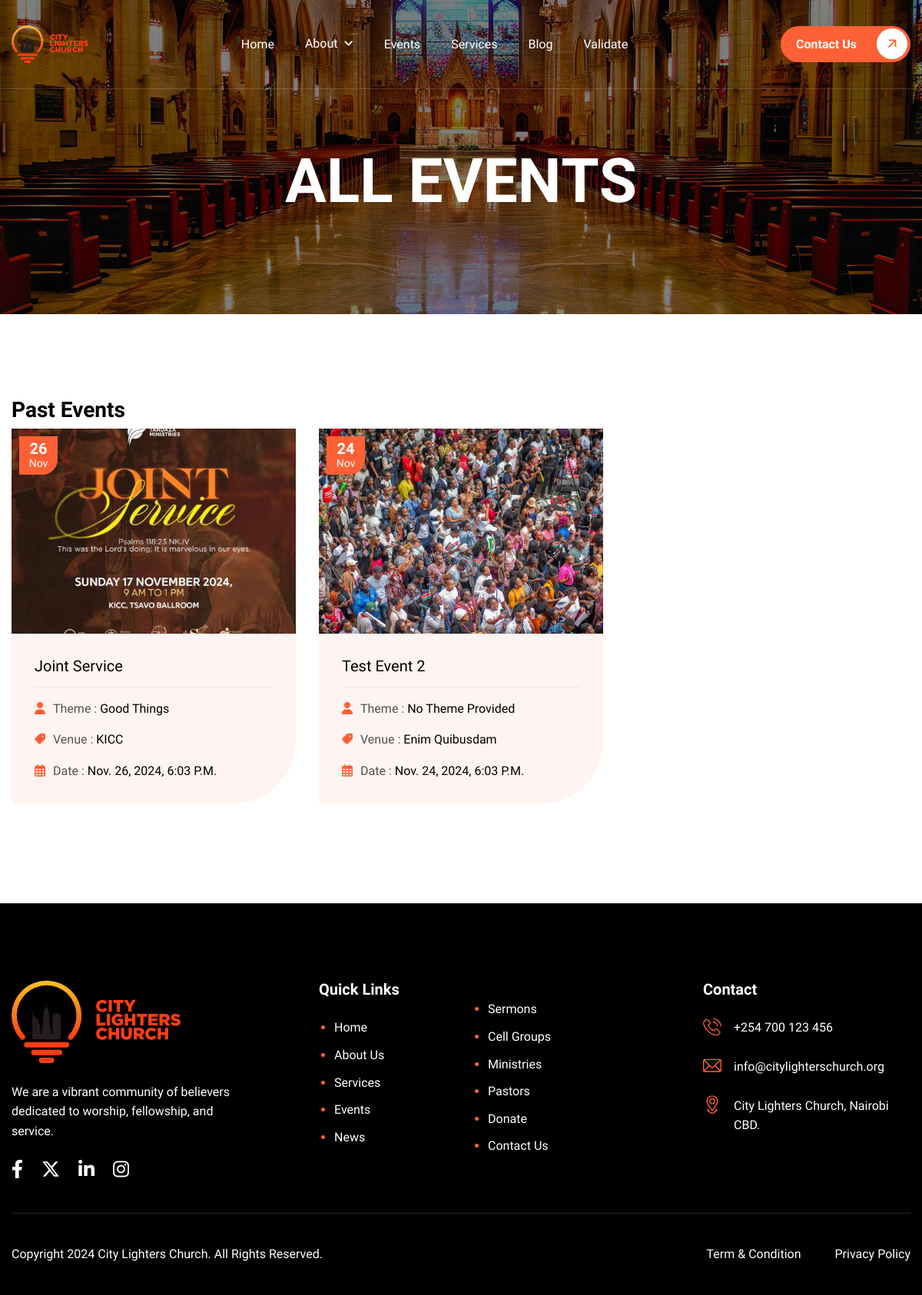
/events/ (signed in), run on the app's committed database.
### app/models.py (models this page shows, shortened)
class Event(models.Model):
    title = models.CharField(max_length=80)
    slug = models.SlugField(max_length=120)
    date = models.DateTimeField()
    venue = models.CharField(max_length=120)
    theme = models.CharField(max_length=120)
    overview = models.TextField(max_length=300)
    map = models.URLField(max_length=550)
    description = CKEditor5Field('Text', config_name='default')
    is_special = models.BooleanField(default=False)
    img = models.ImageField(upload_to='events/')
    is_active = models.BooleanField(default=True)
    created_at = models.DateTimeField(auto_now_add=True)
    updated_at = models.DateTimeField(auto_now=True)
    def get_absolute_url(self):
        return reverse('event_details', kwargs={'slug':self.slug})
    class Meta:
        ordering = ('is_active', 'created_at')

### app/views.py (the view)
# urls.py: path('events/', views.event, name='events'),
def event(request):
    p_events = Event.objects.filter(is_active=True, date__lt=timezone.now())
    f_events = Event.objects.filter(is_active=True, date__gte=timezone.now())
    context = {
        'title': "All Events",
        'p_events': p_events,
        'f_events': f_events,
    }
    return render(request, 'events.html', context)

### templates/events.html (shortened to what this page needs)
{% extends 'base.html' %}
{% block content %}
    {% if p_events %}
        <div class="page-sermons">
            <div class="container">
                <h3 class="my-2">Past Events</h3>
                <div class="row">
                    {% for p_event in p_events %}
                    <div class="col-lg-4 col-md-6">
                        <div class="sermons-item wow fadeInUp">
                            <div class="sermons-image">
                                <figure>
                                    <a href="{{ p_event.get_absolute_url }}" class="image-anime" data-cursor-text="View">
                                        <img src="{{ p_event.img.url }}" alt="{{ p_event.title }}">
                                    </a>
                                </figure>
                                <div class="sermons-meta">
                                    <h3>{{ p_event.date|date:'d' }}</h3>
                                    <p>{{ p_event.date|date:'M' }}</p>
                                </div>
                            </div>
                            <div class="sermons-body">
                                <div class="sermons-title">
                                    <h2>{{ p_event.title }}</h2>
                                </div>
                                <div class="sermons-list">
                                    <ul>
                                        <li><i class="fa-solid fa-user"></i>Theme : <span>{{ p_event.theme|default:'No Theme Provided' }}</span></li>
                                        <li><i class="fa-solid fa-tag"></i>Venue : <span>{{ p_event.venue }}</span></li>
                                        <li><i class="fa-regular fa-calendar-days"></i>Date : <span>{{ p_event.date }}</span></li>
                                    </ul>
                                </div>
                            </div>
                        </div>
                    </div>
                    {% endfor %}
                </div>
            </div>
        </div>
    {% endif %}
{% endblock %}

### data on the page
Event: img (picture), date "26", date "Nov", title "Joint Service", theme "Good Things", venue "KICC", date "Nov. 26, 2024, 6:03 P.m."
Event: img (picture), date "24", date "Nov", title "Test Event 2", theme "No Theme Provided", venue "Enim Quibusdam", date "Nov. 24, 2024, 6:03 P.m."
